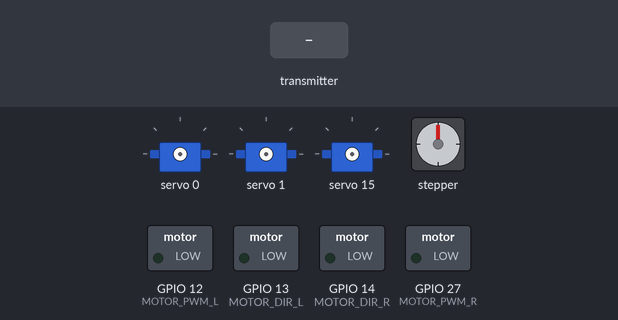
The sketch below on a simulated ESP32. Parts: 3 × servo, stepper motor, switched loads named in the sketch (green lamp = pin HIGH). The test bench sets the inputs (shaded band). No radio packets arrive unless stated; stepper angles assume 2048 steps per turn; what the sketch prints to the serial monitor is not drawn.

Above: at 1.2 s.
1.3 s: the transmitter starts sending engineJoystickData.0 = 0
At 2.1 s:
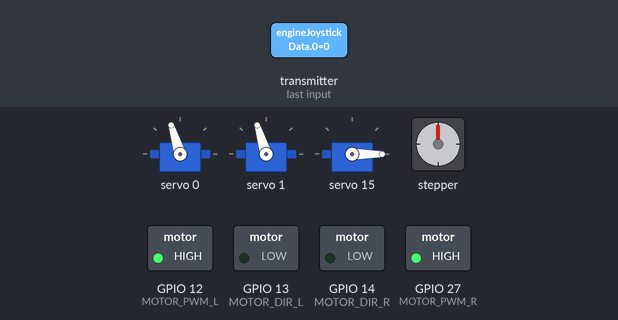
4.3 s: the transmitter starts sending canon_data.1 = 64
At 4.73 s:
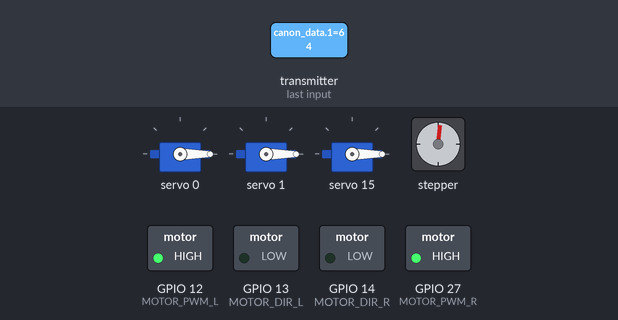
7.3 s: the transmitter starts sending engineJoystickData.1 = 64
At 7.45 s:
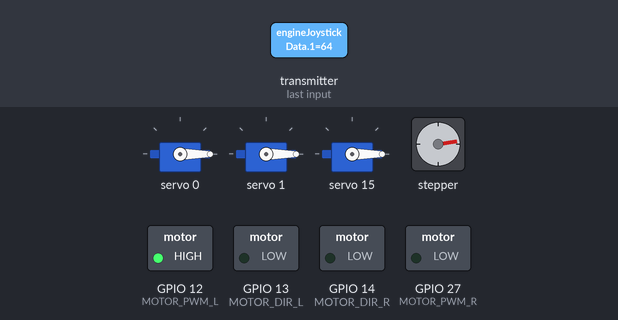
10.3 s: the transmitter starts sending servoJoystickData.0 = 180
At 10.47 s:
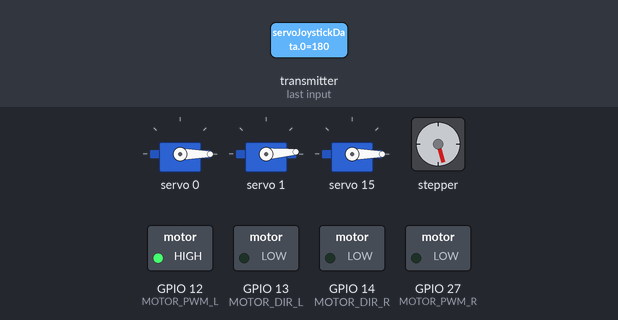
13.3 s: the transmitter starts sending engineJoystickData.2 = 64
16.3 s: the transmitter starts sending servoJoystickData.1 = 45
At 16.52 s:
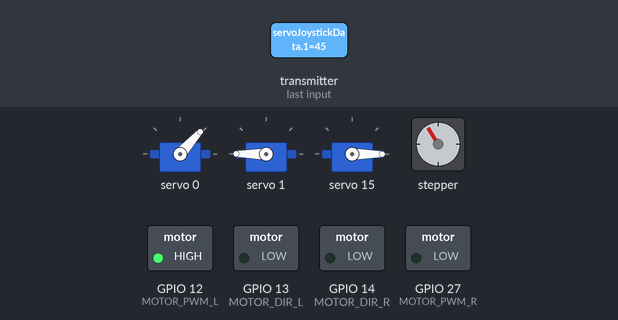
Timing chart, 0 to 22.4 s (numbered marks = the images above; inputs shaded):
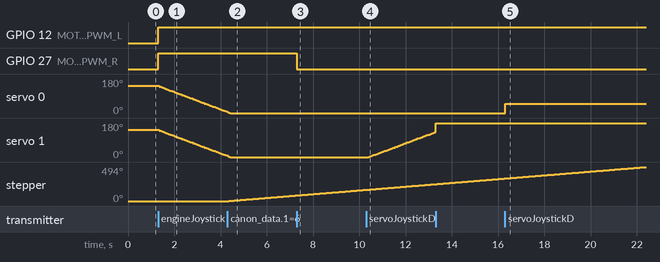

Measured:
- after the input at 1.3 s, GPIO 12 (MOTOR_PWM_L), GPIO 27 (MOTOR_PWM_R): LOW → HIGH at once; servo 0: moves from 143° to 6° over 2.9 s, starting after 0.05 s; servo 1: moves from 143° to 8° over 2.9 s, starting after 0.05 s
- after the input at 4.3 s, stepper: keeps turning clockwise at about 28°/s, starting after 0.06 s
- after the input at 7.3 s, GPIO 27 (MOTOR_PWM_R): HIGH → LOW at once
- after the input at 10.3 s, servo 1: moves from 0° to 131° over 2.8 s, starting after 0.12 s
- after the input at 16.3 s, servo 0: 0° → 48° at once

The sketch:

RX.ino
```cpp
#include <SPI.h>
#include <nRF24L01.h>
#include <RF24.h>
#include <Arduino.h>
#include <AccelStepper.h>
#include <Wire.h>
#include <Adafruit_PWMServoDriver.h>


#define BASESERVO_CHANNEL 0      // GPIO pin used to connect the servo control (digital out)
#define HEADSERVO_CHANNEL 1
#define turretinc 2
#define BRUSHLESS_CHANNEL 15
Adafruit_PWMServoDriver pwm = Adafruit_PWMServoDriver();


#define STEPPER_IN1 15
#define STEPPER_IN2 2
#define STEPPER_IN3 33
#define STEPPER_IN4 32
AccelStepper non_blocking_stepper(AccelStepper::FULL4WIRE, STEPPER_IN1, STEPPER_IN2, STEPPER_IN3, STEPPER_IN4);

#define CE_PIN 4
#define CSN_PIN 5
RF24 radio(CE_PIN, CSN_PIN); // (CE, CSN)

struct { //received packet
byte engineJoystickData[3];
byte servoJoystickData[3];
byte canon_data[3];
} joysticks;

#define MOTOR_DIR_L 13
#define MOTOR_PWM_L 12
#define MOTOR_DIR_R 14
#define MOTOR_PWM_R 27

// Timeout variables
unsigned long lastReceiveTime = 0;
const long timeoutInterval = 100; // 50 ms timeout interval

const int freq = 10000;       // 10 kHz frequency
const int pwmChannelL = 0;    // PWM channel for left motor
const int pwmChannelR = 1;    // PWM channel for right motor
const int resolution = 8;     // 8-bit resolution (0-255)

#define MAX_SPEED 255

const byte deadZoneMin = 127-10; // 118 - 20
const byte deadZoneMax = 127+10; // 118 + 20


// initialize  fpv turret
int xShift = 127;
int yShift = 127;
int fpv_inipos_y = 80;
int fpv_inipos_x = 45;

// Declare speedL and speedR as global variables
float speedL, speedR;

void setup() {
    Serial.begin(115200); // Begin Serial communication

    stepper_init();
    servo_init();
    radio_init();

    // Initialize motor direction pins as outputs
    pinMode(MOTOR_DIR_L, OUTPUT);
    pinMode(MOTOR_DIR_R, OUTPUT);

}


void loop() {
    if (radio.available()) {
        radio.read(&joysticks, sizeof(joysticks));

        byte x1 = joysticks.engineJoystickData[0];
        byte y1 = joysticks.engineJoystickData[1];
        byte sw1 = joysticks.engineJoystickData[2]; // switch joystick 1

        byte x2 = joysticks.servoJoystickData[0];
        byte y2 = joysticks.servoJoystickData[1];
        byte sw2 = joysticks.servoJoystickData[2]; // switch joystick 2
        //printJoysticksData(x1, y1, sw1, x2, y2, sw2);

        byte pot = joysticks.canon_data[0];
        byte left = joysticks.canon_data[1];
        byte right = joysticks.canon_data[2];

        handleJoystickInput(x1, y1);
        handleServoJoystick(x2, y2, sw2, sw1);
        handlecanon_data(pot,left,right);

        lastReceiveTime = millis();
    }
    non_blocking_stepper.runSpeed();
    Serial.println(" XXX RECEIVE SUCCESSS XXX ");


    checkTimeout(); // Check for timeout condition

    delay(5); // Adding a small delay for smoother control
}


void servo_init(){
pwm.begin();
pwm.setPWMFreq(50);  // Standard servo frequency is 50Hz

}
void moveServo(uint8_t channel, int angle) {
  int pulse = map(angle, 0, 180, 102, 550);  // Map 0-180 degrees to PCA9685 pulse range
  //PWM signals with a resolution of 12 bits (4096 steps), so 500->2500us to 102->512
  pwm.setPWM(channel, 0, pulse);
}


void handlecanon_data(byte speed, byte left, byte right){
    speed = map(speed,0,255,0,180);
    moveServo(BRUSHLESS_CHANNEL, speed);
    // Serial.print(" angle 3th ");
    // Serial.println(speed);

    if(right){
        //Serial.println(" reload right");
        non_blocking_stepper.setSpeed(100);//100
      }
    if(left){

        non_blocking_stepper.setSpeed(1000); //problem with the library, it is not turn ccw
        //Serial.println(" reload left");
      }
    if(!left  && !right){
    //Serial.println("reload not moving");
    non_blocking_stepper.setSpeed(0); // Stop movement
    }
}


void stop_cannon(){
  //moveServo(BRUSHLESS_CHANNEL, 0);
  //non_blocking_stepper.setSpeed(0); // Stop movement
}
// Handle joystick for servo (camera) movement
void handleServoJoystick(byte x, byte y, byte sw, byte state){

  const int deadZoneMin = 110 - 10;
  const int deadZoneMax = 110 + 10; //idk why, the joytick midpoint is 111x, 110y, so doing its own point

  if(!state){
    if(sw == HIGH){ // if joystick is pressed (switch)
      xShift = fpv_inipos_x;  // reset angles
      yShift = fpv_inipos_y;
    } else if(x >= deadZoneMin && x <= deadZoneMax && y >= deadZoneMin && y <= deadZoneMax){
      // do nothing
    }
    if (x > deadZoneMax){
        if(xShift <= 180){xShift += turretinc;}

    }
    if (x < deadZoneMin){
        if(xShift >= 0){xShift -= turretinc;}
    }
    if (y > deadZoneMax){
            if(yShift <= 180){yShift += turretinc;}

    }
    if (y < deadZoneMin){
        if(yShift >= 0){yShift -= turretinc;}

    }
    //  Serial.print(" x : :");Serial.print(x);Serial.print(":  y : :");Serial.println(y);
  }
  if(state){
    if(sw){
      //reset mpu somehow
    }
    xShift = x;
    yShift = y;
  }
  moveServo(BASESERVO_CHANNEL, yShift);
  moveServo(HEADSERVO_CHANNEL, xShift);
}

// Stop the motors
void stop_motors() {
    //Serial.println("Stop");
    analogWrite(MOTOR_PWM_L, 0);
    analogWrite(MOTOR_PWM_R, 0);
}

void checkTimeout() {
    unsigned long currentMillis = millis();
    if (currentMillis - lastReceiveTime >= timeoutInterval) {
        // Timeout action here
        Serial.println(" XXX RECEIVE FAILED XXX  STOP ");
        stop_motors();
        stop_cannon();
        lastReceiveTime = currentMillis; // Reset the timer
        resetReception(); // Reset reception
    }
}

// Reset reception settings
void resetReception() {
    // Reinitialize the radio settings
    radio.begin();
    radio.setChannel(5);
    radio.setDataRate(RF24_1MBPS);
    radio.setPALevel(RF24_PA_HIGH);

    radio.enableAckPayload(); // enable automatic acknowledge signals
    radio.setRetries(5, 5); // delay, max number of retries
    radio.setAutoAck(true);

    radio.openReadingPipe(1, 0x1234567890LL); // set address at which nrf24 will communicate
    radio.startListening(); // set receiver mode

    Serial.println("Reception reset");
}


// Handle joystick input and control motors
void handleJoystickInput(byte x, byte y) {
    if (x >= deadZoneMin && x <= deadZoneMax && y >= deadZoneMin && y <= deadZoneMax) {
        stop_motors();
        return;
    }

    int mappedX = map(x, 0, MAX_SPEED, -MAX_SPEED, MAX_SPEED); // 0-255 -> -255 to 255
    int mappedY = map(y, 0, MAX_SPEED, -MAX_SPEED, MAX_SPEED);

    calculateMotorSpeeds(mappedX, mappedY);

    // Ensure speeds are within bounds
    int motorSpeedL = constrain(speedL, -MAX_SPEED, MAX_SPEED);
    int motorSpeedR = constrain(speedR, -MAX_SPEED, MAX_SPEED);

    // Set the motor speed and direction
    setMotorSpeed(motorSpeedL, MOTOR_DIR_L, MOTOR_PWM_L);
    setMotorSpeed(motorSpeedR, MOTOR_DIR_R, MOTOR_PWM_R);

     //printDebugInfo(mappedX, mappedY, speedL, speedR);
}
// Calculate motor speeds based on input
void calculateMotorSpeeds(float mappedX, float mappedY) {

    float normalizedX = mappedX / MAX_SPEED;
    float normalizedY = mappedY / MAX_SPEED;

    // Calculate magnitude and ensure it does not exceed 1.0
    float magnitude = fmin(sqrt(normalizedX * normalizedX + normalizedY * normalizedY), 1.0f);
    float turnFactor = pow(fabs(normalizedX), 1.5) * (1 - fabs(normalizedY));

    // Calculate speed while taking into acount the turn
    speedR = normalizedY - turnFactor * sgn(normalizedX);
    speedL = normalizedY + turnFactor * sgn(normalizedX);

    // Scale by the magnitude of the vector
    speedL *= MAX_SPEED * magnitude;
    speedR *= MAX_SPEED * magnitude;
}

// Set motor speed and direction
void setMotorSpeed(int speed, int dirPin, int pwmPin) {
    if (speed > 0) {
        digitalWrite(dirPin, HIGH);
    } else {
        digitalWrite(dirPin, LOW);
        speed = -speed;
    }
    if(speed < 50){speed = 0;} //avoid annoying noise
    analogWrite(pwmPin, speed);
}

void printJoysticksData(byte x1, byte y1, byte sw1, byte x2, byte y2, byte sw2){
  Serial.print("Joystick 1: ");
  Serial.print(x1);
  Serial.print(" , ");
  Serial.print(y1);
  Serial.print(" , ");
  Serial.println(sw1);
  Serial.print("Joystick 2: ");
  Serial.print(x2);
  Serial.print(" , ");
  Serial.print(y2);
  Serial.print(" , ");
  Serial.println(sw2);
}
void printDebugInfo(int mappedX, int mappedY, int speedL, int speedR) {
    Serial.print("MappedX: ");
    Serial.print(mappedX);

    Serial.print(" MappedY: ");
    Serial.println(mappedY);

    Serial.print("SpeedL: ");
    Serial.print(speedL);
    Serial.print(" DirectionL: ");
    Serial.println(speedL > 0 ? "Forward" : "Backward");

    Serial.print("SpeedR: ");
    Serial.print(speedR);
    Serial.print(" DirectionR: ");
    Serial.println(speedR > 0 ? "Forward" : "Backward");
}

// To determine the sign of some variable
int sgn(float val) {return (0 < val) - (val < 0);}

void radio_init(){
  // Initialize radio
    if (!radio.begin()) {
        Serial.println("Radio initialization failed");
        while (1);
    }
    radio.setChannel(5);
    radio.setDataRate(RF24_1MBPS);
    radio.setPALevel(RF24_PA_HIGH);
    radio.openReadingPipe(1, 0x1234567890LL); // Set address at which nrf24 will communicate
    radio.startListening(); // Set receiver mode

    delay(10);

    radio.setPayloadSize(4);  // this sets the package size to 4 bytes (default, max: 32 bytes) - 4 bytes for joystick values. might increase range
    radio.enableAckPayload(); // enable automatic acknowledge signals
    radio.setAutoAck(1);
    radio.setRetries(5, 5); // (delay, max no.of retries)
    radio.setAutoAck(true);

    radio.openReadingPipe(1, 0x1234567890LL); // set address at which nrf24 will communicate
    radio.startListening(); // set receiver mode
}

void stepper_init(){
  non_blocking_stepper.setMaxSpeed(1000);
  non_blocking_stepper.setSpeed(0);
}
```
